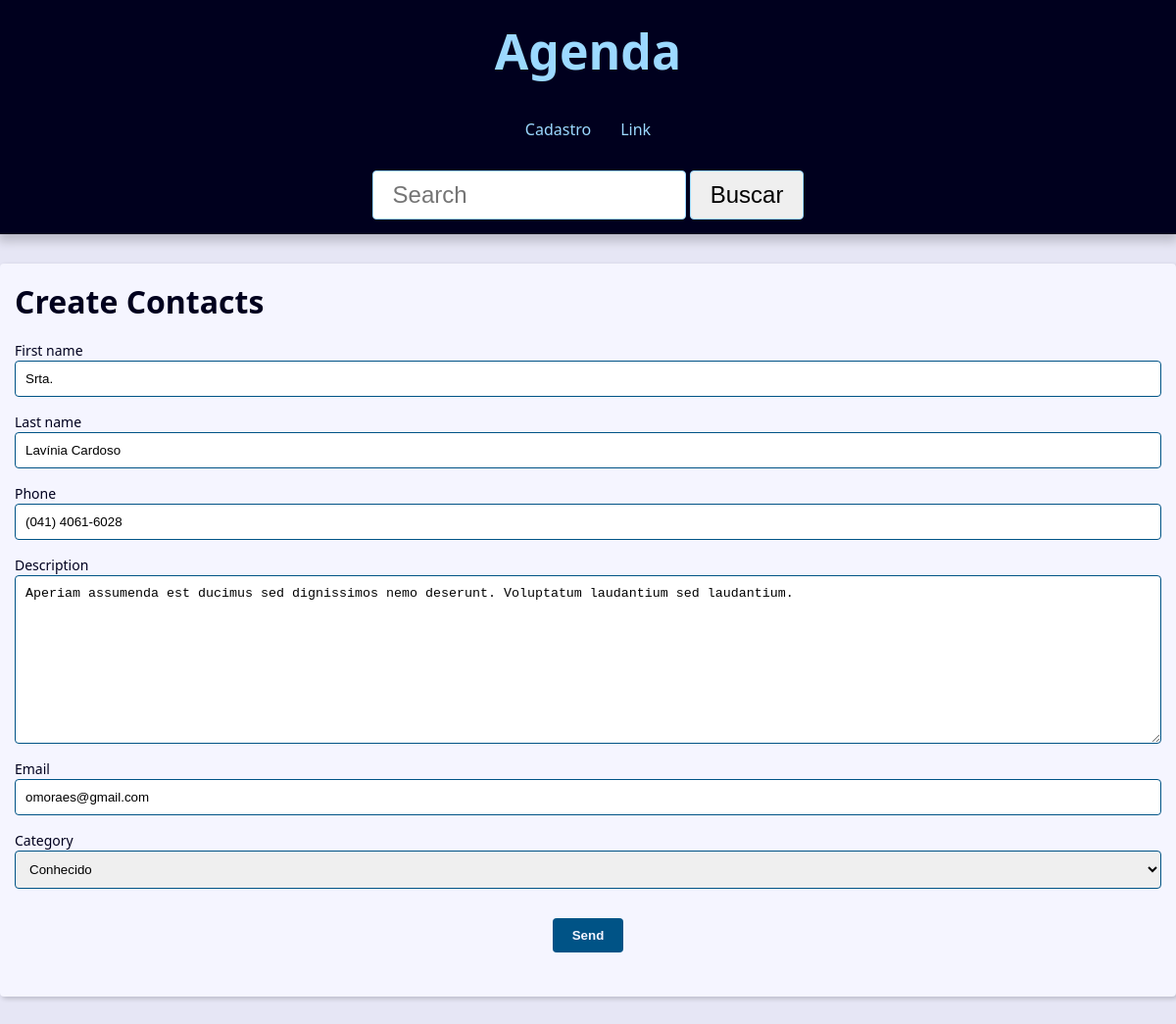
The app's page /contact/12/update/ with its own data.
### contact/models.py (models this page shows, shortened)
class Contact(models.Model):
    first_name = models.CharField(max_length=50)
    last_name = models.CharField(max_length=50, blank=True)
    phone = models.CharField(max_length=50)
    email = models.EmailField(max_length=254, blank=True)
    created_date = models.DateTimeField(default=timezone.now)
    description = models.TextField(blank=True)
    show = models.BooleanField(default=True)
    picture = models.ImageField(blank=True, upload_to='pictures/%Y/%M/%D/')
    category = models.ForeignKey(Category, on_delete=models.SET_NULL, null=True, blank=True)
    owner = models.ForeignKey(User, on_delete=models.SET_NULL, null=True, blank=True)

### contact/views/contact_form.py (the view, shortened to what this page needs)
# urls.py: path('contact/<int:contact_id>/update/', views.update, name='update'),
def update(request, contact_id):
    contact = get_object_or_404(
        Contact, pk=contact_id, show = True
    )
    form_action = reverse('contact:update', args=(contact_id,))
    context = {
        'form': ContactForm(instance=contact),
        'form_action': form_action
    }
    return render(
        request,
        'contact/create.html',
        context)

### contact/forms.py (shortened to what this page needs)
class ContactForm(forms.ModelForm):
    class Meta:
        model = models.Contact
        fields = ('first_name', 'last_name', 'phone', 'description', 'email', 'category')

### contact/models.py (called while the page is built)
    def __str__(self):
        return self.name

### contact/templates/contact/create.html (shortened to what this page needs)
{% extends "global/base.html" %}
{% block content %}
    <h1> Create Contacts</h1>
    <div class="form-content">
        <form
            action="{{ form_action }}"
            method="POST"
            enctype="multipart/form-data"
        >
        <div class="form-content">
            {% for field in form %}
                <div class="form-group">
                    <label for="{{field.id_for_label}}">{{field.label}}</label>
                    {{field}}
                </div>
            {% endfor %}
        </div>
        <div class="form-content">
            <div class="form-group">
                <button class="btn" type="submit"> Send</button>
            </div>
        </div>
        </form>
    </div>
{% endblock content %}

### base_static/global/css/style.css (style rules this page uses)
:root { --spacing: 1.5rem; --link-dark-color: rgb(0, 83, 134); --link-light-color: rgb(156, 217, 255); --clr-white: rgb(245, 245, 255); --clr-black: rgb(0, 0, 30); --clr-light-gray: rgb(230, 230, 245); --clr-dark-shadow-5: rgba(0, 0, 10, 5%); --clr-dark-shadow-10: rgba(0, 0, 10, 10%); --clr-dark-shadow-20: rgba(0, 0, 10, 20%); --clr-light-shadow-5: rgba(200, 200, 255, 5%); --clr-light-shadow-10: rgba(200, 200, 255, 10%); --clr-light-shadow-20: rgba(200, 200, 255, 20%); --main-page-width: 120rem; --table-min-width: 60rem; --biggest-font-size: 5rem; --bigger-font-size: 4rem; --big-font-size: 3.2rem; --medium-font-size: 2.4rem; --small-font-size: 1.6rem; --smaller-font-size: 1.4rem; --smallest-font-size: 1.2rem; --transition-fast: 300ms; --transition-medium: 600ms; --transition-slow: 1s; --default-border-radius: 4px; }
*, *::before, *::after { margin: 0; padding: 0; box-sizing: border-box; }
html { font-size: 62.5%; }
body { font-family: system-ui, -apple-system, BlinkMacSystemFont, 'Segoe UI', Roboto, Oxygen, Ubuntu, Cantarell, 'Open Sans', 'Helvetica Neue', sans-serif; line-height: 1.5; font-size: var(--small-font-size); color: var(--clr-black); -webkit-font-smoothing: antialiased; background: var(--clr-light-gray); }
.btn { max-width: 600px; margin: auto; padding: var(--spacing); text-align: center; }
.form-content { margin: var(--spacing) 0; }
.form-group { display: flex; flex-direction: column; padding-bottom: var(--spacing); }
.form-group input, .form-group textarea, .form-group select { padding: 1rem; border-radius: var(--default-border-radius); border: 1px solid var(--link-dark-color); }
.form-group label { font-size: var(--smaller-font-size); }
.btn { background-color: var(--link-dark-color); color: var(--clr-white); font-weight: bold; border: none; padding: 1rem 2rem; border-radius: var(--default-border-radius); cursor: pointer; transition: filter var(--transition-fast) ease-in-out; }

### records on screen
Contact: form "Srta." "Lavínia Cardoso" "(041) 4061-6028" "Aperiam assumenda est ducimus sed dignissimos nemo deserunt. Voluptatum laudantium sed laudantium." "omoraes@gmail.com" "Conhecido"

### other values on screen
{{ field.label }} "First name" "Last name" "Phone" "Description" "Email" "Category"
